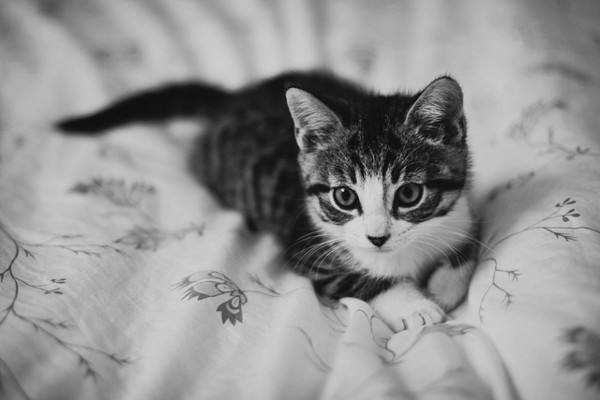
#> input picture data link layer/1.jpg, 600 x 400 px
$ python string-picture_ver2.py
#> lines starting #> are read from the running program, lines starting #| are printed output that depends on the picture
#> the answer given: ../data link layer/1.jpg
# Filename: string-picture.py
# getpixel((x,y)) 黑白图返回灰度值int
# getpixel((x,y)) 彩图返回元祖

from PIL import Image
import os

# 设定好的用于替换的字符集
ASCII_char = list("$@B%8&WM#*oahkbdpqwmZO0QLCJUYXzcvunxrjft/\|()1\{\}[]?-_+~<>i!lI;:,\"^`'. ")

def simple_pixel_to_char(grey):
    length = len(ASCII_char)
    # 区间
    unit = 257.0 / length
    index = int(grey / unit)
    # int 转字符
    return ASCII_char[length - index - 1]

def color_pixel_to_char(r, g, b, alpha = 256): # alpha 表示透明度
    # 透明
    if alpha == 0:
        return " "
    length = len(ASCII_char)
    # 灰度值 白 255 黑 0
    grey = int(0.2126 * r + 0.7152 * g + 0.0722 * b)

    # 区间
    unit = 257.0 / length
    index = int(grey / unit)
    # int 转字符
    return ASCII_char[index]

def draw_picture(picture_path):
#> called with picture_path = '../data link layer/1.jpg'
    img = Image.open(picture_path)
#> img is the input picture: PIL image 600x400 L; min 1, max 227, mean 145.8
    # 将图片缩放成固定大小
    img = img.resize((76, 38), Image.NEAREST)
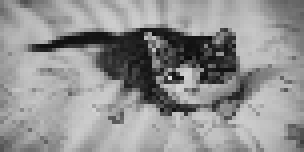
#> img: PIL image 76x38 L (shown 4 times larger); min 10, max 218, mean 145.7
    text = ""
    for i in range(38):
        for j in range(76):
            if isinstance(img.getpixel((j, i)), tuple):
                text = text + color_pixel_to_char(*img.getpixel((j, i))) # * 将元祖打散成位置参数
            else:
                text = text + simple_pixel_to_char(img.getpixel((j, i)))
        text = text + "\n"

    file = open("string-picture.txt", "w", encoding = "utf-8")
    file.write(text)
    file.close()
    os.system("string-picture.txt")

picture = input("请输入想要转化的图片路径：")
draw_picture(picture)
